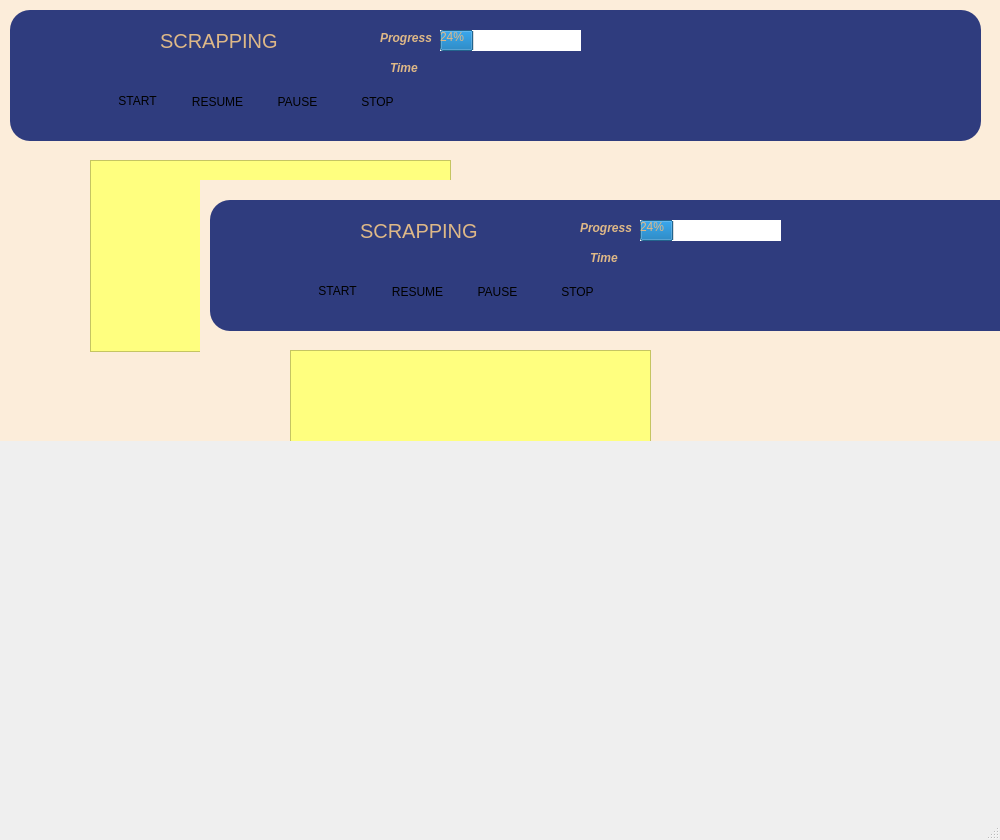
<?xml version="1.0" encoding="UTF-8"?>
<ui version="4.0">
 <class>MainWindow</class>
 <widget class="QMainWindow" name="MainWindow">
  <property name="geometry">
   <rect>
    <x>0</x>
    <y>0</y>
    <width>1000</width>
    <height>840</height>
   </rect>
  </property>
  <property name="minimumSize">
   <size>
    <width>1000</width>
    <height>840</height>
   </size>
  </property>
  <property name="maximumSize">
   <size>
    <width>1000</width>
    <height>840</height>
   </size>
  </property>
  <property name="windowTitle">
   <string>MainWindow</string>
  </property>
  <widget class="QWidget" name="centralwidget">
   <widget class="QWidget" name="widget" native="true">
    <property name="geometry">
     <rect>
      <x>0</x>
      <y>-10</y>
      <width>1001</width>
      <height>451</height>
     </rect>
    </property>
    <property name="styleSheet">
     <string notr="true">
background-color: rgb(252, 237, 218);
</string>
    </property>
    <widget class="QWidget" name="widget_2" native="true">
     <property name="geometry">
      <rect>
       <x>10</x>
       <y>20</y>
       <width>971</width>
       <height>131</height>
      </rect>
     </property>
     <property name="styleSheet">
      <string notr="true">QWidget
{
 
	background-color: rgb(47, 60, 126);
   border-radius:20%;
}</string>
     </property>
     <widget class="QPushButton" name="pushButton">
      <property name="geometry">
       <rect>
        <x>90</x>
        <y>80</y>
        <width>75</width>
        <height>21</height>
       </rect>
      </property>
      <property name="styleSheet">
       <string notr="true">QPushButton
{
    background-color: rgb(52, 205, 220 );
	
	
	color: rgb(0, 0, 0);
	border-radius:10%;
}

QPushButton:hover{
	background-color:rgb(37,150,190);
	color: rgb(255, 255, 255);
}background-color:rgb(37,150,190);
	color: rgb(255, 255, 255);</string>
      </property>
      <property name="text">
       <string>START</string>
      </property>
     </widget>
     <widget class="QPushButton" name="pushButton_2">
      <property name="geometry">
       <rect>
        <x>250</x>
        <y>80</y>
        <width>75</width>
        <height>23</height>
       </rect>
      </property>
      <property name="styleSheet">
       <string notr="true">QPushButton
{
    background-color: rgb(52, 205, 220 );
	
	
	color: rgb(0, 0, 0);
	border-radius:10%;
}

QPushButton:hover{
	background-color:rgb(37,150,190);
	color: rgb(255, 255, 255);
}background-color:rgb(37,150,190);
	color: rgb(255, 255, 255);</string>
      </property>
      <property name="text">
       <string>PAUSE</string>
      </property>
     </widget>
     <widget class="QPushButton" name="pushButton_3">
      <property name="geometry">
       <rect>
        <x>170</x>
        <y>80</y>
        <width>75</width>
        <height>23</height>
       </rect>
      </property>
      <property name="styleSheet">
       <string notr="true">QPushButton
{
    background-color: rgb(52, 205, 220 );
	
	
	color: rgb(0, 0, 0);
	border-radius:10%;
}

QPushButton:hover{
	background-color:rgb(37,150,190);
	color: rgb(255, 255, 255);
}background-color:rgb(37,150,190);
	color: rgb(255, 255, 255);</string>
      </property>
      <property name="text">
       <string>RESUME</string>
      </property>
     </widget>
     <widget class="QLabel" name="label">
      <property name="geometry">
       <rect>
        <x>150</x>
        <y>20</y>
        <width>141</width>
        <height>21</height>
       </rect>
      </property>
      <property name="font">
       <font>
        <pointsize>15</pointsize>
        <weight>50</weight>
        <italic>false</italic>
        <bold>false</bold>
       </font>
      </property>
      <property name="styleSheet">
       <string notr="true">color: rgb(222, 184, 135);</string>
      </property>
      <property name="text">
       <string>SCRAPPING</string>
      </property>
     </widget>
     <widget class="QLabel" name="label_2">
      <property name="geometry">
       <rect>
        <x>370</x>
        <y>20</y>
        <width>61</width>
        <height>16</height>
       </rect>
      </property>
      <property name="font">
       <font>
        <weight>75</weight>
        <italic>true</italic>
        <bold>true</bold>
       </font>
      </property>
      <property name="styleSheet">
       <string notr="true">color: rgb(222, 184, 135);</string>
      </property>
      <property name="text">
       <string>Progress</string>
      </property>
     </widget>
     <widget class="QLabel" name="label_3">
      <property name="geometry">
       <rect>
        <x>120</x>
        <y>110</y>
        <width>47</width>
        <height>14</height>
       </rect>
      </property>
      <property name="font">
       <font>
        <weight>75</weight>
        <italic>true</italic>
        <bold>true</bold>
       </font>
      </property>
      <property name="text">
       <string/>
      </property>
     </widget>
     <widget class="QLabel" name="label_4">
      <property name="geometry">
       <rect>
        <x>380</x>
        <y>50</y>
        <width>51</width>
        <height>16</height>
       </rect>
      </property>
      <property name="font">
       <font>
        <weight>75</weight>
        <italic>true</italic>
        <bold>true</bold>
       </font>
      </property>
      <property name="text">
       <string>&lt;html&gt;&lt;head/&gt;&lt;body&gt;&lt;p&gt;&lt;span style=&quot; color:#deb887;&quot;&gt;Time&lt;/span&gt;&lt;/p&gt;&lt;/body&gt;&lt;/html&gt;</string>
      </property>
     </widget>
     <widget class="QProgressBar" name="progressBar">
      <property name="geometry">
       <rect>
        <x>430</x>
        <y>20</y>
        <width>141</width>
        <height>21</height>
       </rect>
      </property>
      <property name="styleSheet">
       <string notr="true">color: rgb(222, 184, 135);
background-color: rgb(255, 255, 255);</string>
      </property>
      <property name="value">
       <number>24</number>
      </property>
     </widget>
     <widget class="QPushButton" name="pushButton_4">
      <property name="geometry">
       <rect>
        <x>330</x>
        <y>80</y>
        <width>75</width>
        <height>23</height>
       </rect>
      </property>
      <property name="styleSheet">
       <string notr="true">QPushButton
{
    background-color: rgb(52, 205, 220 );
	
	
	color: rgb(0, 0, 0);
	border-radius:10%;
}

QPushButton:hover{
	background-color:rgb(37,150,190);
	color: rgb(255, 255, 255);
}background-color:rgb(37,150,190);
	color: rgb(255, 255, 255);</string>
      </property>
      <property name="text">
       <string>STOP</string>
      </property>
     </widget>
    </widget>
    <widget class="QTableWidget" name="tableWidget">
     <property name="geometry">
      <rect>
       <x>90</x>
       <y>170</y>
       <width>361</width>
       <height>192</height>
      </rect>
     </property>
     <property name="styleSheet">
      <string notr="true">background-color: rgb(255, 255, 127);</string>
     </property>
    </widget>
    <widget class="QWidget" name="widget_3" native="true">
     <property name="geometry">
      <rect>
       <x>200</x>
       <y>190</y>
       <width>911</width>
       <height>401</height>
      </rect>
     </property>
     <property name="styleSheet">
      <string notr="true">
background-color: rgb(252, 237, 218);
</string>
     </property>
     <widget class="QWidget" name="widget_4" native="true">
      <property name="geometry">
       <rect>
        <x>10</x>
        <y>20</y>
        <width>971</width>
        <height>131</height>
       </rect>
      </property>
      <property name="styleSheet">
       <string notr="true">QWidget
{
 
	background-color: rgb(47, 60, 126);
   border-radius:20%;
}</string>
      </property>
      <widget class="QPushButton" name="pushButton_5">
       <property name="geometry">
        <rect>
         <x>90</x>
         <y>80</y>
         <width>75</width>
         <height>21</height>
        </rect>
       </property>
       <property name="styleSheet">
        <string notr="true">QPushButton
{
    background-color: rgb(52, 205, 220 );
	
	
	color: rgb(0, 0, 0);
	border-radius:10%;
}

QPushButton:hover{
	background-color:rgb(37,150,190);
	color: rgb(255, 255, 255);
}background-color:rgb(37,150,190);
	color: rgb(255, 255, 255);</string>
       </property>
       <property name="text">
        <string>START</string>
       </property>
      </widget>
      <widget class="QPushButton" name="pushButton_6">
       <property name="geometry">
        <rect>
         <x>250</x>
         <y>80</y>
         <width>75</width>
         <height>23</height>
        </rect>
       </property>
       <property name="styleSheet">
        <string notr="true">QPushButton
{
    background-color: rgb(52, 205, 220 );
	
	
	color: rgb(0, 0, 0);
	border-radius:10%;
}

QPushButton:hover{
	background-color:rgb(37,150,190);
	color: rgb(255, 255, 255);
}background-color:rgb(37,150,190);
	color: rgb(255, 255, 255);</string>
       </property>
       <property name="text">
        <string>PAUSE</string>
       </property>
      </widget>
      <widget class="QPushButton" name="pushButton_7">
       <property name="geometry">
        <rect>
         <x>170</x>
         <y>80</y>
         <width>75</width>
         <height>23</height>
        </rect>
       </property>
       <property name="styleSheet">
        <string notr="true">QPushButton
{
    background-color: rgb(52, 205, 220 );
	
	
	color: rgb(0, 0, 0);
	border-radius:10%;
}

QPushButton:hover{
	background-color:rgb(37,150,190);
	color: rgb(255, 255, 255);
}background-color:rgb(37,150,190);
	color: rgb(255, 255, 255);</string>
       </property>
       <property name="text">
        <string>RESUME</string>
       </property>
      </widget>
      <widget class="QLabel" name="label_5">
       <property name="geometry">
        <rect>
         <x>150</x>
         <y>20</y>
         <width>141</width>
         <height>21</height>
        </rect>
       </property>
       <property name="font">
        <font>
         <pointsize>15</pointsize>
         <weight>50</weight>
         <italic>false</italic>
         <bold>false</bold>
        </font>
       </property>
       <property name="styleSheet">
        <string notr="true">color: rgb(222, 184, 135);</string>
       </property>
       <property name="text">
        <string>SCRAPPING</string>
       </property>
      </widget>
      <widget class="QLabel" name="label_6">
       <property name="geometry">
        <rect>
         <x>370</x>
         <y>20</y>
         <width>61</width>
         <height>16</height>
        </rect>
       </property>
       <property name="font">
        <font>
         <weight>75</weight>
         <italic>true</italic>
         <bold>true</bold>
        </font>
       </property>
       <property name="styleSheet">
        <string notr="true">color: rgb(222, 184, 135);</string>
       </property>
       <property name="text">
        <string>Progress</string>
       </property>
      </widget>
      <widget class="QLabel" name="label_7">
       <property name="geometry">
        <rect>
         <x>120</x>
         <y>110</y>
         <width>47</width>
         <height>14</height>
        </rect>
       </property>
       <property name="font">
        <font>
         <weight>75</weight>
         <italic>true</italic>
         <bold>true</bold>
        </font>
       </property>
       <property name="text">
        <string/>
       </property>
      </widget>
      <widget class="QLabel" name="label_8">
       <property name="geometry">
        <rect>
         <x>380</x>
         <y>50</y>
         <width>51</width>
         <height>16</height>
        </rect>
       </property>
       <property name="font">
        <font>
         <weight>75</weight>
         <italic>true</italic>
         <bold>true</bold>
        </font>
       </property>
       <property name="text">
        <string>&lt;html&gt;&lt;head/&gt;&lt;body&gt;&lt;p&gt;&lt;span style=&quot; color:#deb887;&quot;&gt;Time&lt;/span&gt;&lt;/p&gt;&lt;/body&gt;&lt;/html&gt;</string>
       </property>
      </widget>
      <widget class="QProgressBar" name="progressBar_2">
       <property name="geometry">
        <rect>
         <x>430</x>
         <y>20</y>
         <width>141</width>
         <height>21</height>
        </rect>
       </property>
       <property name="styleSheet">
        <string notr="true">color: rgb(222, 184, 135);
background-color: rgb(255, 255, 255);</string>
       </property>
       <property name="value">
        <number>24</number>
       </property>
      </widget>
      <widget class="QPushButton" name="pushButton_8">
       <property name="geometry">
        <rect>
         <x>330</x>
         <y>80</y>
         <width>75</width>
         <height>23</height>
        </rect>
       </property>
       <property name="styleSheet">
        <string notr="true">QPushButton
{
    background-color: rgb(52, 205, 220 );
	
	
	color: rgb(0, 0, 0);
	border-radius:10%;
}

QPushButton:hover{
	background-color:rgb(37,150,190);
	color: rgb(255, 255, 255);
}background-color:rgb(37,150,190);
	color: rgb(255, 255, 255);</string>
       </property>
       <property name="text">
        <string>STOP</string>
       </property>
      </widget>
     </widget>
     <widget class="QTableWidget" name="tableWidget_2">
      <property name="geometry">
       <rect>
        <x>90</x>
        <y>170</y>
        <width>361</width>
        <height>192</height>
       </rect>
      </property>
      <property name="styleSheet">
       <string notr="true">background-color: rgb(255, 255, 127);</string>
      </property>
     </widget>
    </widget>
   </widget>
  </widget>
  <widget class="QStatusBar" name="statusbar"/>
 </widget>
 <resources/>
 <connections/>
</ui>
